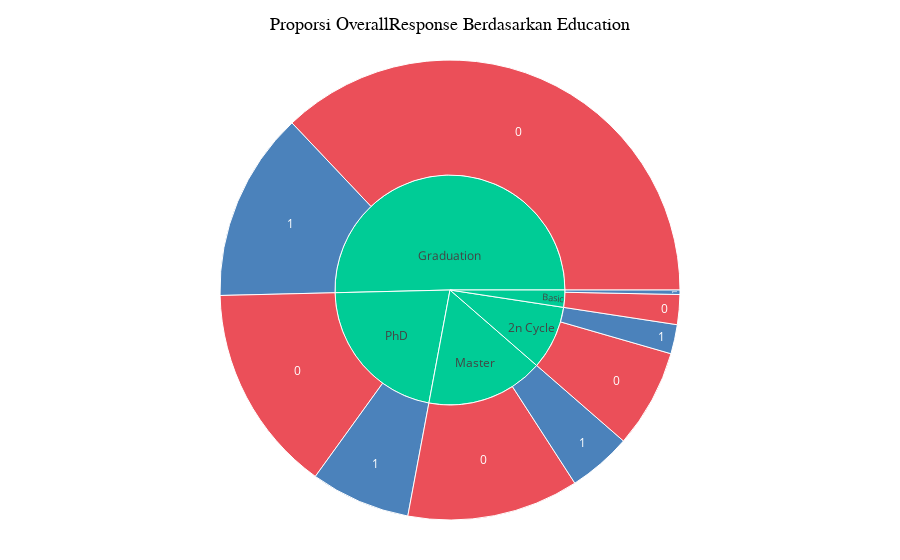

Here is the notebook cell this chart was saved with:
### Markdown cell above
Grafik proporsi menunjukkan bahwa meskipun semua kategori pendidikan didominasi oleh pelanggan yang tidak merespons, terdapat perbedaan tingkat respons. Pelanggan dengan pendidikan PhD memiliki proporsi respons tertinggi, diikuti oleh Master dan Graduation, sedangkan kategori Basic memiliki proporsi respons paling rendah. Hal ini mengindikasikan pola bahwa semakin tinggi tingkat pendidikan, semakin besar kemungkinan pelanggan memberikan respons terhadap kampanye.

### Code cell
import plotly.express as px

df['OverallResponse_str'] = df['OverallResponse'].astype(str)

fig = px.sunburst(
    df,
    path=['Education','OverallResponse_str'],
    color='OverallResponse_str',
    color_discrete_map={
        '0': '#E30613',  
        '1': '#004E9F'  
    },
    title="Proporsi OverallResponse Berdasarkan Education"
)

fig.update_layout(
    title_x=0.5,
    title_font=dict(size=18, family="Arial", color="black"),
    margin=dict(t=60, l=40, r=40, b=40)
)

fig.show()

### Figure 1 — Plotly figure (JSON) as saved in the notebook; plotly's stock layout.template omitted (floating-point values rounded to 4 significant figures)
{"data": [{"branchvalues": "total", "customdata": [["(?)"], ["(?)"], ["(?)"], ["(?)"], ["(?)"], ["0"], ["0"], ["0"], ["0"], ["0"], ["1"], ["1"], ["1"], ["1"], ["1"]], "domain": {"x": [0, 1], "y": [0, 1]}, "hovertemplate": "labels=%{label}<br>count=%{value}<br>parent=%{parent}<br>id=%{id}<br>OverallResponse_str=%{customdata[0]}<extra></extra>", "ids": ["Graduation", "PhD", "Master", "Basic", "2n Cycle", "Graduation/0", "PhD/0", "Master/0", "Basic/0", "2n Cycle/0", "Graduation/1", "PhD/1", "Master/1", "2n Cycle/1", "Basic/1"], "labels": ["Graduation", "PhD", "Master", "Basic", "2n Cycle", "0", "0", "0", "0", "0", "1", "1", "1", "1", "1"], "marker": {"colors": ["#00cc96", "#00cc96", "#00cc96", "#00cc96", "#00cc96", "#E30613", "#E30613", "#E30613", "#E30613", "#E30613", "#004E9F", "#004E9F", "#004E9F", "#004E9F", "#004E9F"]}, "name": "", "parents": ["", "", "", "", "", "Graduation", "PhD", "Master", "Basic", "2n Cycle", "Graduation", "PhD", "Master", "2n Cycle", "Basic"], "type": "sunburst", "values": [1127, 485, 370, 54, 201, 829, 328, 270, 47, 155, 298, 157, 100, 46, 7]}], "layout": {"legend": {"tracegroupgap": 0}, "margin": {"b": 40, "l": 40, "r": 40, "t": 60}, "title": {"font": {"color": "black", "family": "Arial", "size": 18}, "text": "Proporsi OverallResponse Berdasarkan Education", "x": 0.5}}}
